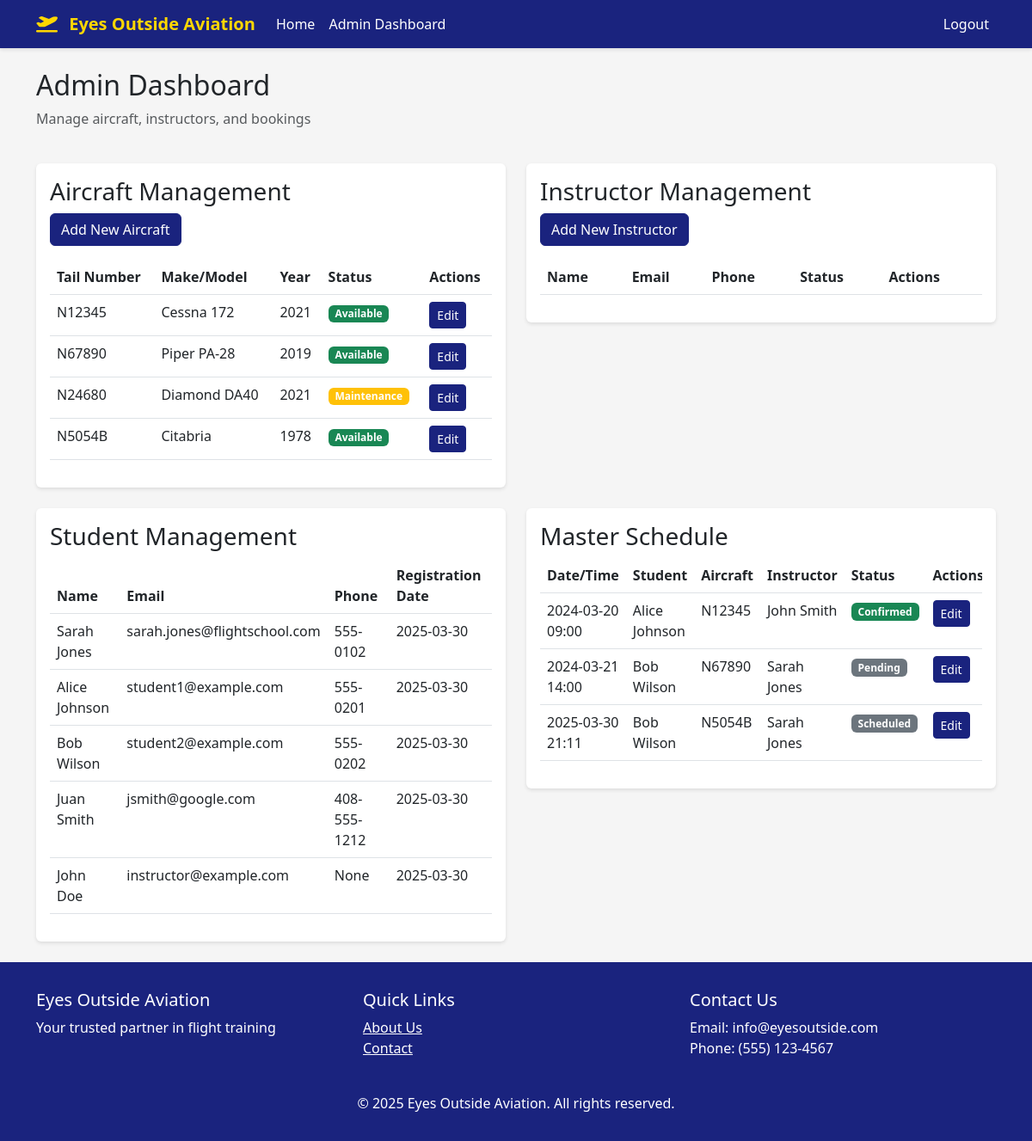
Page /admin/ (signed in) on the earlier database version.
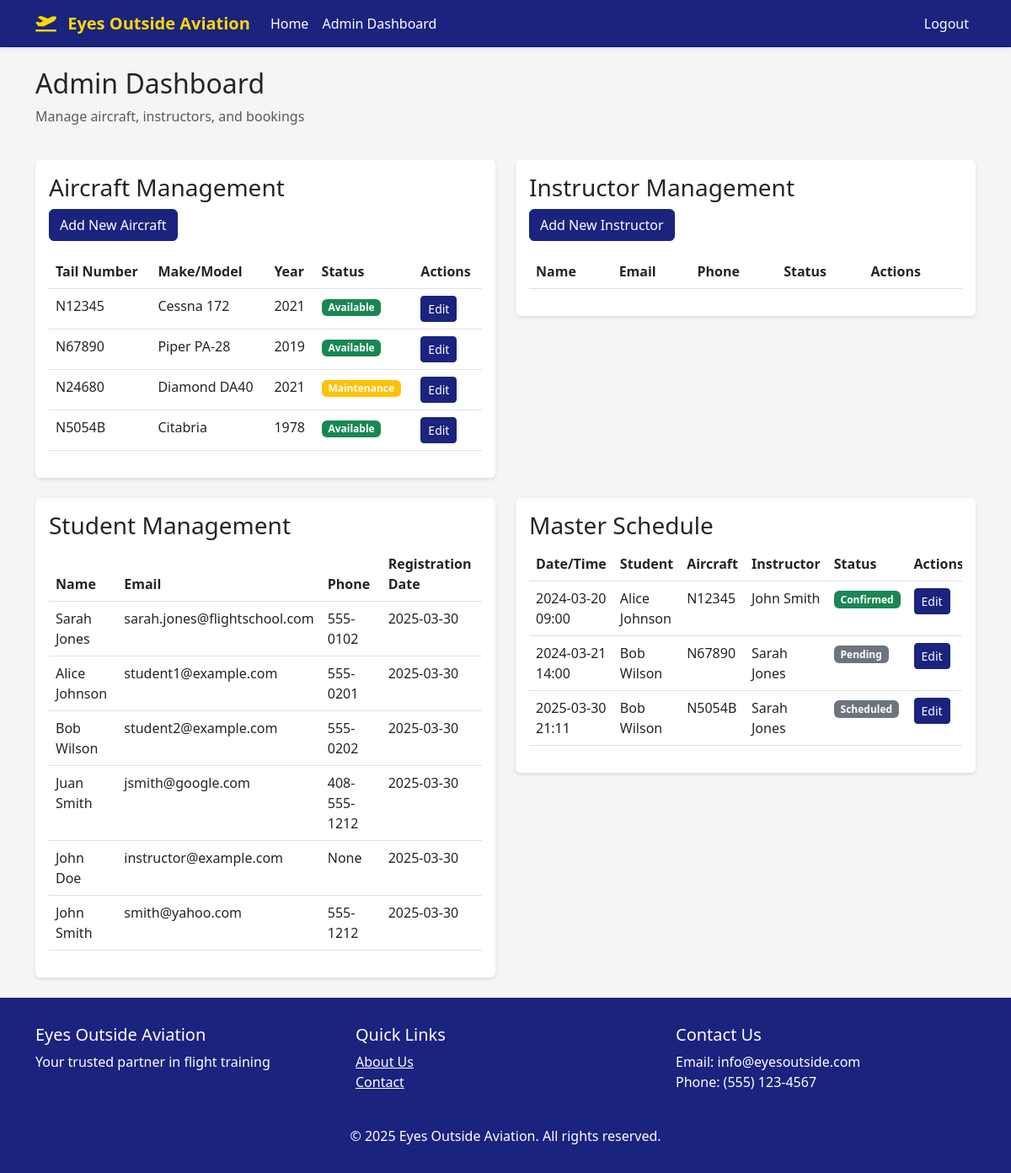
Same page on the later database version.
### app/models.py (models this page shows, shortened)
class Aircraft(db.Model):
    id = db.Column(db.Integer, primary_key=True)
    tail_number = db.Column(db.String(10), unique=True, nullable=False)
    make_model = db.Column(db.String(100), nullable=False)
    year = db.Column(db.Integer)
    status = db.Column(db.String(20), default='available')  # available, maintenance, retired
    created_at = db.Column(db.DateTime, default=datetime.utcnow)
    bookings = db.relationship('Booking', backref='aircraft', lazy='dynamic')

class User(UserMixin, db.Model):
    id = db.Column(db.Integer, primary_key=True)
    email = db.Column(db.String(120), unique=True, nullable=False)
    first_name = db.Column(db.String(64))
    last_name = db.Column(db.String(64))
    name = db.Column(db.String(128))  # Full name, computed from first_name and last_name
    phone = db.Column(db.String(20))
    address = db.Column(db.String(256))
    password_hash = db.Column(db.String(128))
    is_admin = db.Column(db.Boolean, default=False)
    is_instructor = db.Column(db.Boolean, default=False)
    student_id = db.Column(db.String(20), unique=True)
    certificates = db.Column(db.String(200))
    status = db.Column(db.String(20), default='active')  # active, unavailable, inactive
    created_at = db.Column(db.DateTime, default=datetime.utcnow)
    bookings_as_student = db.relationship('Booking', backref='student', lazy='dynamic',
                                        foreign_keys='Booking.student_id')
    bookings_as_instructor = db.relationship('Booking', backref='instructor', lazy='dynamic',
                                           foreign_keys='Booking.instructor_id')

class Booking(db.Model):
    id = db.Column(db.Integer, primary_key=True)
    student_id = db.Column(db.Integer, db.ForeignKey('user.id'), nullable=False)
    instructor_id = db.Column(db.Integer, db.ForeignKey('user.id'), nullable=True)  # Optional instructor
    aircraft_id = db.Column(db.Integer, db.ForeignKey('aircraft.id'), nullable=False)
    start_time = db.Column(db.DateTime, nullable=False)
    end_time = db.Column(db.DateTime, nullable=False)
    status = db.Column(db.String(20), default='pending')  # pending, confirmed, completed, cancelled
    created_at = db.Column(db.DateTime, default=datetime.utcnow)
    updated_at = db.Column(db.DateTime, default=datetime.utcnow, onupdate=datetime.utcnow)

### app/routes/admin.py (the view)
@bp.route('/')
@login_required
@admin_required
def admin_dashboard():
    users = User.query.all()
    aircraft = Aircraft.query.all()
    bookings = Booking.query.all()
    return render_template('admin/dashboard.html', users=users, aircraft=aircraft, bookings=bookings)

### app/__init__.py (called while the page is built)
def create_app(config_class=Config):
    app = Flask(__name__)
    app.config.from_object(config_class)
    db.init_app(app)
    login_manager.init_app(app)
    mail.init_app(app)
    migrate.init_app(app, db)
    login_manager.login_view = 'auth.login'
    login_manager.login_message = 'Please log in to access this page.'
    from app.routes import auth, admin, booking, main
    app.register_blueprint(auth.bp, url_prefix='/auth')
    app.register_blueprint(admin.bp, url_prefix='/admin')
    app.register_blueprint(booking.bp, url_prefix='/booking')
    app.register_blueprint(main.bp)
    @app.context_processor
    def utility_processor():
        return {'now': datetime.now()}
    with app.app_context():
        db.create_all()
        db.session.commit()
    return app

@login_manager.user_loader
def load_user(id):
    return User.query.get(int(id))

### app/templates/admin/dashboard.html (shortened to what the changed rows need)
{% extends "base.html" %}
{% block content %}
<div class="row">
    <div class="col-md-12 mb-4">
        <h2>Admin Dashboard</h2>
    </div>
</div>
<div class="row">
    <div class="col-md-6 mb-4">
        <div class="card">
            <div class="card-body">
                <div class="table-responsive">
                    <table class="table">
                        <thead>
                            <tr>
                                <th>Tail Number</th>
                                <th>Make/Model</th>
                                <th>Year</th>
                                <th>Status</th>
                                <th>Actions</th>
                            </tr>
                        </thead>
                        <tbody>
                            {% for aircraft in aircraft %}
                            <tr>
                                <td>{{ aircraft.tail_number }}</td>
                                <td>{{ aircraft.make_model }}</td>
                                <td>{{ aircraft.year }}</td>
                                <td>
                                    <span class="badge bg-{{ 'success' if aircraft.status == 'available' else 'warning' }}">
                                        {{ aircraft.status|title }}
                                    </span>
                                </td>
                                <td>
                                    <button type="button" class="btn btn-sm btn-primary" data-bs-toggle="modal" data-bs-target="#editAircraftModal{{ aircraft.id }}">
                                        Edit
                                    </button>
                                </td>
                            </tr>
                            {% endfor %}
                        </tbody>
                    </table>
                </div>
            </div>
        </div>
    </div>
    <div class="col-md-6 mb-4">
        <div class="card">
            <div class="card-body">
                <div class="table-responsive">
                    <table class="table">
                        <thead>
                            <tr>
                                <th>Name</th>
                                <th>Email</th>
                                <th>Phone</th>
                                <th>Status</th>
                                <th>Actions</th>
                            </tr>
                        </thead>
                    </table>
                </div>
            </div>
        </div>
    </div>
</div>
<div class="row">
    <div class="col-md-6 mb-4">
        <div class="card">
            <div class="card-body">
                <div class="table-responsive">
                    <table class="table">
                        <thead>
                            <tr>
                                <th>Name</th>
                                <th>Email</th>
                                <th>Phone</th>
                                <th>Registration Date</th>
                            </tr>
                        </thead>
                        <tbody>
                            {% for user in users if not user.is_admin %}
                            <tr>
                                <td>{{ user.first_name }} {{ user.last_name }}</td>
                                <td>{{ user.email }}</td>
                                <td>{{ user.phone }}</td>
                                <td>{{ user.created_at.strftime('%Y-%m-%d') }}</td>
                            </tr>
                            {% endfor %}
                        </tbody>
                    </table>
                </div>
            </div>
        </div>
    </div>
    <div class="col-md-6 mb-4">
        <div class="card">
            <div class="card-body">
                <div class="table-responsive">
                    <table class="table">
                        <thead>
                            <tr>
                                <th>Date/Time</th>
                                <th>Student</th>
                                <th>Aircraft</th>
                                <th>Instructor</th>
                                <th>Status</th>
                                <th>Actions</th>
                            </tr>
                        </thead>
                        <tbody>
                            {% for booking in bookings %}
                            <tr>
                                <td>{{ booking.start_time.strftime('%Y-%m-%d %H:%M') }}</td>
                                <td>{{ booking.student.first_name }} {{ booking.student.last_name }}</td>
                                <td>{{ booking.aircraft.tail_number }}</td>
                                <td>{% if booking.instructor %}{{ booking.instructor.first_name }} {{ booking.instructor.last_name }}{% else %}Solo{% endif %}</td>
                                <td>
                                    <span class="badge bg-{{ 'success' if booking.status == 'confirmed' else 'secondary' }}">
                                        {{ booking.status|title }}
                                    </span>
                                </td>
                                <td>
                                    <button type="button" class="btn btn-sm btn-primary" data-bs-toggle="modal" data-bs-target="#editBookingModal{{ booking.id }}">
                                        Edit
                                    </button>
                                </td>
                            </tr>
                            {% endfor %}
                        </tbody>
                    </table>
                </div>
            </div>
        </div>
    </div>
</div>
{% endblock %}

Differences in the rows shown:
added User: first_name "John", last_name "Smith", email "smith@yahoo.com", phone "555-1212", created_at "2025-03-30"
